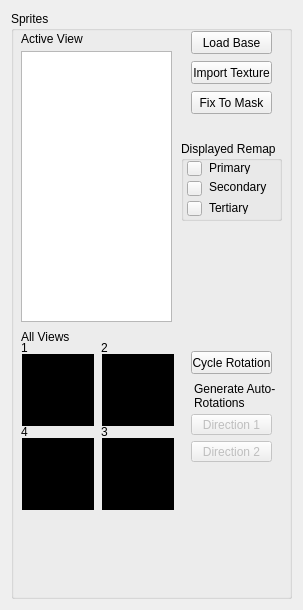
<?xml version="1.0" encoding="UTF-8"?>
<ui version="4.0">
 <class>Form</class>
 <widget class="QWidget" name="Form">
  <property name="geometry">
   <rect>
    <x>0</x>
    <y>0</y>
    <width>299</width>
    <height>610</height>
   </rect>
  </property>
  <property name="windowTitle">
   <string>Form</string>
  </property>
  <layout class="QGridLayout" name="gridLayout">
   <item row="0" column="0">
    <widget class="QGroupBox" name="groupBox_spriteSS">
     <property name="sizePolicy">
      <sizepolicy hsizetype="Fixed" vsizetype="Preferred">
       <horstretch>0</horstretch>
       <verstretch>0</verstretch>
      </sizepolicy>
     </property>
     <property name="minimumSize">
      <size>
       <width>281</width>
       <height>523</height>
      </size>
     </property>
     <property name="maximumSize">
      <size>
       <width>281</width>
       <height>16777215</height>
      </size>
     </property>
     <property name="title">
      <string>Sprites</string>
     </property>
     <widget class="QLabel" name="sprite_view_preview0">
      <property name="enabled">
       <bool>true</bool>
      </property>
      <property name="geometry">
       <rect>
        <x>11</x>
        <y>343</y>
        <width>72</width>
        <height>72</height>
       </rect>
      </property>
      <property name="contextMenuPolicy">
       <enum>Qt::DefaultContextMenu</enum>
      </property>
      <property name="autoFillBackground">
       <bool>false</bool>
      </property>
      <property name="styleSheet">
       <string notr="true">QLabel {

	background-color: rgb(0, 0, 0);
}</string>
      </property>
      <property name="frameShape">
       <enum>QFrame::WinPanel</enum>
      </property>
      <property name="frameShadow">
       <enum>QFrame::Raised</enum>
      </property>
      <property name="lineWidth">
       <number>1</number>
      </property>
      <property name="text">
       <string/>
      </property>
      <property name="pixmap">
       <pixmap>:/images/res/frame.png</pixmap>
      </property>
     </widget>
     <widget class="QLabel" name="label_activeView">
      <property name="geometry">
       <rect>
        <x>10</x>
        <y>20</y>
        <width>71</width>
        <height>16</height>
       </rect>
      </property>
      <property name="text">
       <string>Active View</string>
      </property>
     </widget>
     <widget class="QLabel" name="label_2">
      <property name="geometry">
       <rect>
        <x>10</x>
        <y>318</y>
        <width>141</width>
        <height>16</height>
       </rect>
      </property>
      <property name="text">
       <string>All Views</string>
      </property>
     </widget>
     <widget class="QLabel" name="sprite_view_preview1">
      <property name="enabled">
       <bool>true</bool>
      </property>
      <property name="geometry">
       <rect>
        <x>91</x>
        <y>343</y>
        <width>72</width>
        <height>72</height>
       </rect>
      </property>
      <property name="contextMenuPolicy">
       <enum>Qt::DefaultContextMenu</enum>
      </property>
      <property name="autoFillBackground">
       <bool>false</bool>
      </property>
      <property name="styleSheet">
       <string notr="true">QLabel {

	background-color: rgb(0, 0, 0);
}</string>
      </property>
      <property name="frameShape">
       <enum>QFrame::WinPanel</enum>
      </property>
      <property name="frameShadow">
       <enum>QFrame::Raised</enum>
      </property>
      <property name="lineWidth">
       <number>1</number>
      </property>
      <property name="text">
       <string/>
      </property>
      <property name="pixmap">
       <pixmap>:/images/res/frame.png</pixmap>
      </property>
     </widget>
     <widget class="QLabel" name="sprite_view_preview2">
      <property name="enabled">
       <bool>true</bool>
      </property>
      <property name="geometry">
       <rect>
        <x>91</x>
        <y>427</y>
        <width>72</width>
        <height>72</height>
       </rect>
      </property>
      <property name="contextMenuPolicy">
       <enum>Qt::DefaultContextMenu</enum>
      </property>
      <property name="autoFillBackground">
       <bool>false</bool>
      </property>
      <property name="styleSheet">
       <string notr="true">QLabel {

	background-color: rgb(0, 0, 0);
}</string>
      </property>
      <property name="frameShape">
       <enum>QFrame::WinPanel</enum>
      </property>
      <property name="frameShadow">
       <enum>QFrame::Raised</enum>
      </property>
      <property name="lineWidth">
       <number>1</number>
      </property>
      <property name="text">
       <string/>
      </property>
      <property name="pixmap">
       <pixmap>:/images/res/frame.png</pixmap>
      </property>
     </widget>
     <widget class="QLabel" name="sprite_view_preview3">
      <property name="enabled">
       <bool>true</bool>
      </property>
      <property name="geometry">
       <rect>
        <x>11</x>
        <y>427</y>
        <width>72</width>
        <height>72</height>
       </rect>
      </property>
      <property name="contextMenuPolicy">
       <enum>Qt::DefaultContextMenu</enum>
      </property>
      <property name="autoFillBackground">
       <bool>false</bool>
      </property>
      <property name="styleSheet">
       <string notr="true">QLabel {

	background-color: rgb(0, 0, 0);
}</string>
      </property>
      <property name="frameShape">
       <enum>QFrame::WinPanel</enum>
      </property>
      <property name="frameShadow">
       <enum>QFrame::Raised</enum>
      </property>
      <property name="lineWidth">
       <number>1</number>
      </property>
      <property name="text">
       <string/>
      </property>
      <property name="pixmap">
       <pixmap>:/images/res/frame.png</pixmap>
      </property>
     </widget>
     <widget class="QPushButton" name="pushButton_cycleRotation">
      <property name="geometry">
       <rect>
        <x>180</x>
        <y>340</y>
        <width>81</width>
        <height>23</height>
       </rect>
      </property>
      <property name="text">
       <string>Cycle Rotation</string>
      </property>
     </widget>
     <widget class="QLabel" name="label">
      <property name="geometry">
       <rect>
        <x>10</x>
        <y>330</y>
        <width>47</width>
        <height>13</height>
       </rect>
      </property>
      <property name="text">
       <string>1</string>
      </property>
     </widget>
     <widget class="QLabel" name="label_3">
      <property name="geometry">
       <rect>
        <x>90</x>
        <y>330</y>
        <width>47</width>
        <height>13</height>
       </rect>
      </property>
      <property name="text">
       <string>2</string>
      </property>
     </widget>
     <widget class="QLabel" name="label_7">
      <property name="geometry">
       <rect>
        <x>10</x>
        <y>414</y>
        <width>47</width>
        <height>13</height>
       </rect>
      </property>
      <property name="text">
       <string>4</string>
      </property>
     </widget>
     <widget class="QLabel" name="label_8">
      <property name="geometry">
       <rect>
        <x>90</x>
        <y>414</y>
        <width>47</width>
        <height>13</height>
       </rect>
      </property>
      <property name="text">
       <string>3</string>
      </property>
     </widget>
     <widget class="QGroupBox" name="groupBox_remap">
      <property name="geometry">
       <rect>
        <x>170</x>
        <y>130</y>
        <width>101</width>
        <height>80</height>
       </rect>
      </property>
      <property name="title">
       <string>Displayed Remap</string>
      </property>
      <widget class="RemapColorSelectButton" name="pushButton_firstRemap">
       <property name="enabled">
        <bool>true</bool>
       </property>
       <property name="geometry">
        <rect>
         <x>6</x>
         <y>20</y>
         <width>15</width>
         <height>15</height>
        </rect>
       </property>
       <property name="toolTip">
        <string>&lt;html&gt;&lt;head/&gt;&lt;body&gt;&lt;p&gt;Change the color, with which the first remap should display in the viewing window. This does not change the object!&lt;/p&gt;&lt;/body&gt;&lt;/html&gt;</string>
       </property>
       <property name="styleSheet">
        <string notr="true"/>
       </property>
       <property name="text">
        <string/>
       </property>
      </widget>
      <widget class="QLabel" name="label_6">
       <property name="geometry">
        <rect>
         <x>28</x>
         <y>60</y>
         <width>47</width>
         <height>13</height>
        </rect>
       </property>
       <property name="text">
        <string>Tertiary</string>
       </property>
      </widget>
      <widget class="QLabel" name="label_5">
       <property name="geometry">
        <rect>
         <x>28</x>
         <y>36</y>
         <width>61</width>
         <height>20</height>
        </rect>
       </property>
       <property name="text">
        <string>Secondary</string>
       </property>
      </widget>
      <widget class="RemapColorSelectButton" name="pushButton_thirdRemap">
       <property name="enabled">
        <bool>true</bool>
       </property>
       <property name="geometry">
        <rect>
         <x>6</x>
         <y>60</y>
         <width>15</width>
         <height>15</height>
        </rect>
       </property>
       <property name="toolTip">
        <string>&lt;html&gt;&lt;head/&gt;&lt;body&gt;&lt;p&gt;Change the color, with which the third remap should display in the viewing window. This does not change the object!&lt;/p&gt;&lt;/body&gt;&lt;/html&gt;</string>
       </property>
       <property name="styleSheet">
        <string notr="true"/>
       </property>
       <property name="text">
        <string/>
       </property>
      </widget>
      <widget class="RemapColorSelectButton" name="pushButton_secondRemap">
       <property name="enabled">
        <bool>true</bool>
       </property>
       <property name="geometry">
        <rect>
         <x>6</x>
         <y>40</y>
         <width>15</width>
         <height>15</height>
        </rect>
       </property>
       <property name="toolTip">
        <string>&lt;html&gt;&lt;head/&gt;&lt;body&gt;&lt;p&gt;Change the color, with which the second remap should display in the viewing window. This does not change the object!&lt;/p&gt;&lt;/body&gt;&lt;/html&gt;</string>
       </property>
       <property name="styleSheet">
        <string notr="true"/>
       </property>
       <property name="text">
        <string/>
       </property>
      </widget>
      <widget class="QLabel" name="label_4">
       <property name="geometry">
        <rect>
         <x>28</x>
         <y>20</y>
         <width>47</width>
         <height>13</height>
        </rect>
       </property>
       <property name="text">
        <string>Primary</string>
       </property>
      </widget>
     </widget>
     <widget class="QGraphicsView" name="sprite_view_main">
      <property name="geometry">
       <rect>
        <x>10</x>
        <y>40</y>
        <width>151</width>
        <height>271</height>
       </rect>
      </property>
      <property name="autoFillBackground">
       <bool>false</bool>
      </property>
      <property name="horizontalScrollBarPolicy">
       <enum>Qt::ScrollBarAlwaysOff</enum>
      </property>
     </widget>
     <widget class="QWidget" name="groupBox_frame_controls" native="true">
      <property name="enabled">
       <bool>true</bool>
      </property>
      <property name="geometry">
       <rect>
        <x>10</x>
        <y>510</y>
        <width>151</width>
        <height>70</height>
       </rect>
      </property>
      <layout class="QGridLayout" name="gridLayout_2" rowstretch="0" columnstretch="0"/>
     </widget>
     <widget class="QLabel" name="label_rotation_2">
      <property name="geometry">
       <rect>
        <x>183</x>
        <y>370</y>
        <width>91</width>
        <height>31</height>
       </rect>
      </property>
      <property name="text">
       <string>Generate Auto-Rotations</string>
      </property>
      <property name="textFormat">
       <enum>Qt::RichText</enum>
      </property>
      <property name="wordWrap">
       <bool>true</bool>
      </property>
     </widget>
     <widget class="QPushButton" name="pushButton_autoRotate2">
      <property name="enabled">
       <bool>false</bool>
      </property>
      <property name="geometry">
       <rect>
        <x>180</x>
        <y>430</y>
        <width>81</width>
        <height>21</height>
       </rect>
      </property>
      <property name="toolTip">
       <string>&lt;html&gt;&lt;head/&gt;&lt;body&gt;&lt;p&gt;The base sprite from the first rotation is first fixed to mask. Then rotation sprites are generated by mirroring in order: UD, UD- LR, UD-LR-UD. &lt;/p&gt;&lt;/body&gt;&lt;/html&gt;</string>
      </property>
      <property name="text">
       <string>Direction 2</string>
      </property>
     </widget>
     <widget class="QPushButton" name="pushButton_autoRotate1">
      <property name="enabled">
       <bool>false</bool>
      </property>
      <property name="geometry">
       <rect>
        <x>180</x>
        <y>403</y>
        <width>81</width>
        <height>21</height>
       </rect>
      </property>
      <property name="toolTip">
       <string>&lt;html&gt;&lt;head/&gt;&lt;body&gt;&lt;p&gt;The base sprite from the first rotation is first fixed to mask. Then rotation sprites are generated by mirroring in order: LR, LR-UD, LR-UD-LR. &lt;/p&gt;&lt;/body&gt;&lt;/html&gt;</string>
      </property>
      <property name="text">
       <string>Direction 1</string>
      </property>
     </widget>
     <widget class="QPushButton" name="pushButton_loadImageButton">
      <property name="geometry">
       <rect>
        <x>180</x>
        <y>20</y>
        <width>81</width>
        <height>23</height>
       </rect>
      </property>
      <property name="toolTip">
       <string>Load your base path texture</string>
      </property>
      <property name="text">
       <string>Load Base</string>
      </property>
     </widget>
     <widget class="QPushButton" name="pushButton_importTexture">
      <property name="geometry">
       <rect>
        <x>180</x>
        <y>50</y>
        <width>81</width>
        <height>23</height>
       </rect>
      </property>
      <property name="toolTip">
       <string>Load your base path texture</string>
      </property>
      <property name="text">
       <string>Import Texture</string>
      </property>
     </widget>
     <widget class="QPushButton" name="pushButton_fixToMask">
      <property name="geometry">
       <rect>
        <x>180</x>
        <y>80</y>
        <width>81</width>
        <height>23</height>
       </rect>
      </property>
      <property name="text">
       <string>Fix To Mask</string>
      </property>
     </widget>
     <zorder>groupBox_frame_controls</zorder>
     <zorder>sprite_view_preview0</zorder>
     <zorder>label_activeView</zorder>
     <zorder>label_2</zorder>
     <zorder>sprite_view_preview1</zorder>
     <zorder>sprite_view_preview2</zorder>
     <zorder>sprite_view_preview3</zorder>
     <zorder>pushButton_cycleRotation</zorder>
     <zorder>label</zorder>
     <zorder>label_3</zorder>
     <zorder>label_7</zorder>
     <zorder>label_8</zorder>
     <zorder>groupBox_remap</zorder>
     <zorder>sprite_view_main</zorder>
     <zorder>label_rotation_2</zorder>
     <zorder>pushButton_autoRotate2</zorder>
     <zorder>pushButton_autoRotate1</zorder>
     <zorder>pushButton_loadImageButton</zorder>
     <zorder>pushButton_importTexture</zorder>
     <zorder>pushButton_fixToMask</zorder>
    </widget>
   </item>
  </layout>
 </widget>
 <customwidgets>
  <customwidget>
   <class>RemapColorSelectButton</class>
   <extends>QPushButton</extends>
   <header>customwidgets</header>
  </customwidget>
 </customwidgets>
 <resources/>
 <connections/>
</ui>
